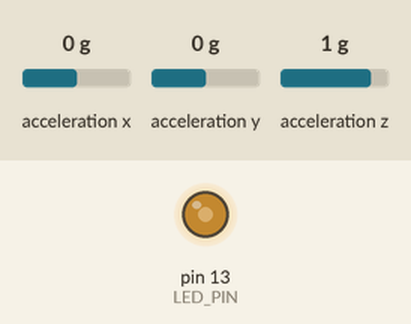
This sketch was run on a simulated Arduino Uno, built with avr-gcc and run on an emulated ATmega328P. On the bench: output pins drawn as LEDs (lit = HIGH). Inputs (shaded band) come from the test bench; at power-on: acceleration x 0 g, acceleration y 0 g, acceleration z 1 g. What the sketch prints to the serial monitor is not drawn.

Above: at 0.64 s.
1.3 s: acceleration x set to 0.8 g
4.3 s: acceleration y set to 0.8 g
7.3 s: acceleration z set to -1.4 g
10.3 s: acceleration x set to 0 g
13.3 s: acceleration x set to 1.4 g
Timing chart, 0 to 17.3 s (numbered marks = the images above; inputs shaded):
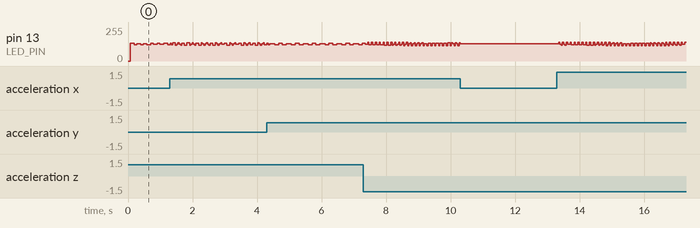

The sketch:

ADXL345_raw.ino
```cpp
// I2C device class (I2Cdev) demonstration Arduino sketch for ADXL345 class
// 10/7/2011 by Jeff Rowberg <jeff@rowberg.net>
// Updates should (hopefully) always be available at https://github.com/jrowberg/i2cdevlib
//
// Changelog:
//     2011-10-07 - initial release

/* ============================================
I2Cdev device library code is placed under the MIT license
Copyright (c) 2011 Jeff Rowberg

Permission is hereby granted, free of charge, to any person obtaining a copy
of this software and associated documentation files (the "Software"), to deal
in the Software without restriction, including without limitation the rights
to use, copy, modify, merge, publish, distribute, sublicense, and/or sell
copies of the Software, and to permit persons to whom the Software is
furnished to do so, subject to the following conditions:

The above copyright notice and this permission notice shall be included in
all copies or substantial portions of the Software.

THE SOFTWARE IS PROVIDED "AS IS", WITHOUT WARRANTY OF ANY KIND, EXPRESS OR
IMPLIED, INCLUDING BUT NOT LIMITED TO THE WARRANTIES OF MERCHANTABILITY,
FITNESS FOR A PARTICULAR PURPOSE AND NONINFRINGEMENT. IN NO EVENT SHALL THE
AUTHORS OR COPYRIGHT HOLDERS BE LIABLE FOR ANY CLAIM, DAMAGES OR OTHER
LIABILITY, WHETHER IN AN ACTION OF CONTRACT, TORT OR OTHERWISE, ARISING FROM,
OUT OF OR IN CONNECTION WITH THE SOFTWARE OR THE USE OR OTHER DEALINGS IN
THE SOFTWARE.
===============================================
*/

// Arduino Wire library is required if I2Cdev I2CDEV_ARDUINO_WIRE implementation
// is used in I2Cdev.h
#include "Wire.h"

// I2Cdev and ADXL345 must be installed as libraries, or else the .cpp/.h files
// for both classes must be in the include path of your project
#include "I2Cdev.h"
#include "ADXL345.h"

// class default I2C address is 0x53
// specific I2C addresses may be passed as a parameter here
// ALT low = 0x53 (default for SparkFun 6DOF board)
// ALT high = 0x1D
ADXL345 accel;

int16_t ax, ay, az;

#define LED_PIN 13 // (Arduino is 13, Teensy is 6)
bool blinkState = false;

void setup() {
    // join I2C bus (I2Cdev library doesn't do this automatically)
    Wire.begin();

    // initialize serial communication
    // (38400 chosen because it works as well at 8MHz as it does at 16MHz, but
    // it's really up to you depending on your project)
    Serial.begin(38400);

    // initialize device
    Serial.println("Initializing I2C devices...");
    accel.initialize();

    // verify connection
    Serial.println("Testing device connections...");
    Serial.println(accel.testConnection() ? "ADXL345 connection successful" : "ADXL345 connection failed");

    // configure LED for output
    pinMode(LED_PIN, OUTPUT);
}

void loop() {
    // read raw accel measurements from device
    accel.getAcceleration(&ax, &ay, &az);

    // display tab-separated accel x/y/z values
    Serial.print("accel:\t");
    Serial.print(ax); Serial.print("\t");
    Serial.print(ay); Serial.print("\t");
    Serial.println(az);

    // blink LED to indicate activity
    blinkState = !blinkState;
    digitalWrite(LED_PIN, blinkState);
}
```

Measured:
- after the input at 10.3 s, pin 13 (LED_PIN): goes on until 10.3 s, then stays 128/255
